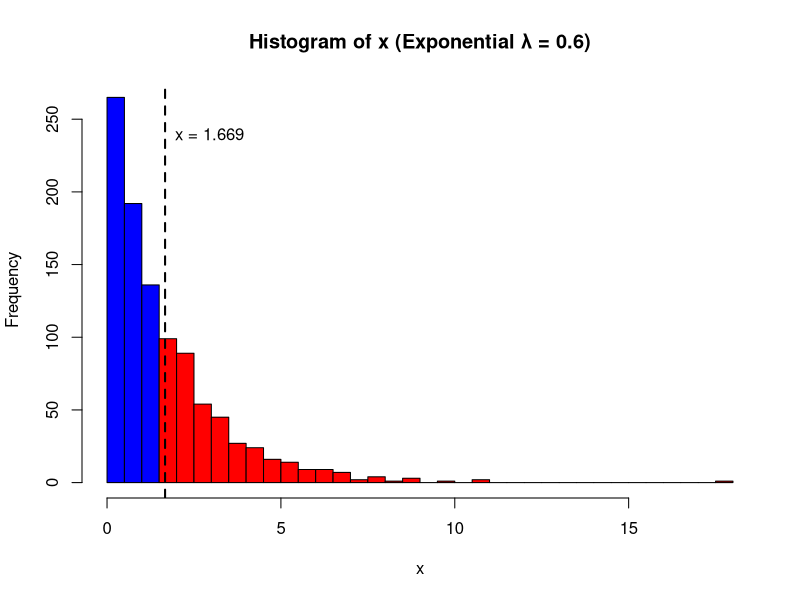

Generate this figure with R:
# Step 3: Histogram of 1000 exponential values (λ = 0.6)
# Colors: blue for values <= 1.669, red for values > 1.669

#set.seed(123)  # For reproducibility

# Generate 1000 values from exponential distribution with lambda = 0.6
X_exp <- rexp(1000, rate = 0.6)

# Create histogram data without plotting
hist_exp <- hist(X_exp, breaks = 50, plot = FALSE)

# Define bar colors: blue if value <= 1.669, else red
bar_colors <- ifelse(hist_exp$mids <= 1.669, "blue", "red")

# Plot histogram with colored bars
plot(hist_exp,
     col = bar_colors,
     main = "Histogram of x (Exponential λ = 0.6)",
     xlab = "x",
     ylab = "Frequency",
     border = "black")

# Add vertical dashed line at x = 1.669
abline(v = 1.669, col = "black", lty = 2, lwd = 2)
text(1.669, max(hist_exp$counts) * 0.9, "x = 1.669", pos = 4, col = "black")
